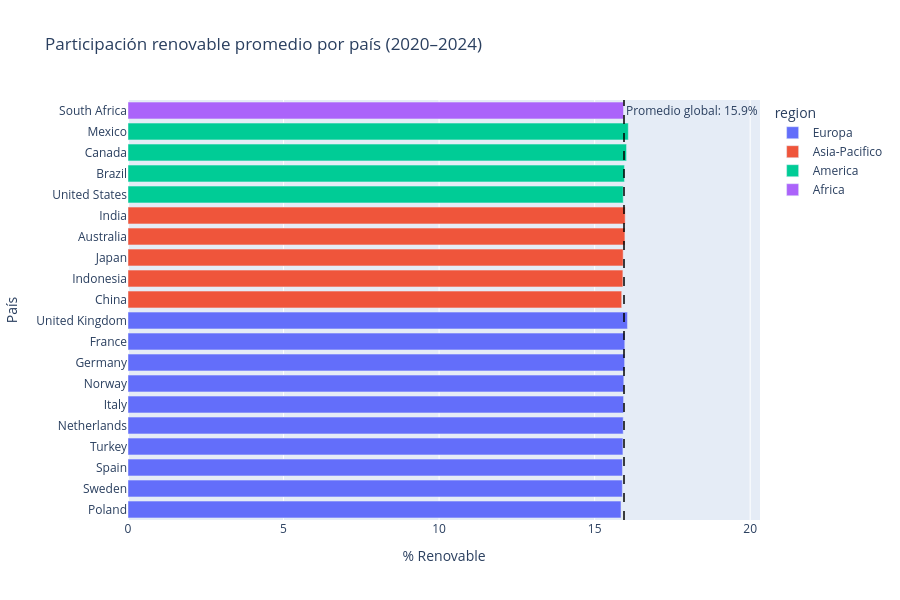

Write notebook code for a chart like this one.
### Code cell
renov = (df.groupby(["country","region"])["renewable_share"]
         .mean().reset_index()
         .sort_values("renewable_share", ascending=True))

media_global = df["renewable_share"].mean()

fig = px.bar(
    renov, x="renewable_share", y="country",
    color="region", orientation="h",
    title="Participación renovable promedio por país (2020–2024)",
    labels={"renewable_share":"% Renovable","country":"País"},
    height=600
)
fig.add_vline(
    x=media_global, line_dash="dash",
    line_color="black", line_width=1.5,
    annotation_text=f"Promedio global: {media_global:.1f}%",
    annotation_position="top right"
)
fig.show()

### Figure 1 — Plotly figure (JSON) as saved in the notebook; plotly's stock layout.template omitted (floating-point values rounded to 4 significant figures)
{"data": [{"hovertemplate": "region=Europa<br>% Renovable=%{x}<br>País=%{y}<extra></extra>", "legendgroup": "Europa", "marker": {"color": "#636efa", "pattern": {"shape": ""}}, "name": "Europa", "orientation": "h", "showlegend": true, "textposition": "auto", "type": "bar", "x": [15.85, 15.89, 15.89, 15.91, 15.92, 15.93, 15.94, 15.96, 15.97, 16.05], "xaxis": "x", "y": ["Poland", "Sweden", "Spain", "Turkey", "Netherlands", "Italy", "Norway", "Germany", "France", "United Kingdom"], "yaxis": "y"}, {"hovertemplate": "region=Asia-Pacifico<br>% Renovable=%{x}<br>País=%{y}<extra></extra>", "legendgroup": "Asia-Pacifico", "marker": {"color": "#EF553B", "pattern": {"shape": ""}}, "name": "Asia-Pacifico", "orientation": "h", "showlegend": true, "textposition": "auto", "type": "bar", "x": [15.87, 15.91, 15.92, 15.97, 15.98], "xaxis": "x", "y": ["China", "Indonesia", "Japan", "Australia", "India"], "yaxis": "y"}, {"hovertemplate": "region=America<br>% Renovable=%{x}<br>País=%{y}<extra></extra>", "legendgroup": "America", "marker": {"color": "#00cc96", "pattern": {"shape": ""}}, "name": "America", "orientation": "h", "showlegend": true, "textposition": "auto", "type": "bar", "x": [15.92, 15.96, 16.03, 16.08], "xaxis": "x", "y": ["United States", "Brazil", "Canada", "Mexico"], "yaxis": "y"}, {"hovertemplate": "region=Africa<br>% Renovable=%{x}<br>País=%{y}<extra></extra>", "legendgroup": "Africa", "marker": {"color": "#ab63fa", "pattern": {"shape": ""}}, "name": "Africa", "orientation": "h", "showlegend": true, "textposition": "auto", "type": "bar", "x": [15.93], "xaxis": "x", "y": ["South Africa"], "yaxis": "y"}], "layout": {"annotations": [{"showarrow": false, "text": "Promedio global: 15.9%", "x": 15.94, "xanchor": "left", "xref": "x", "y": 1, "yanchor": "top", "yref": "y domain"}], "barmode": "relative", "height": 600, "legend": {"title": {"text": "region"}, "tracegroupgap": 0}, "shapes": [{"line": {"color": "black", "dash": "dash", "width": 1.5}, "type": "line", "x0": 15.94, "x1": 15.94, "xref": "x", "y0": 0, "y1": 1, "yref": "y domain"}], "title": {"text": "Participación renovable promedio por país (2020–2024)"}, "xaxis": {"anchor": "y", "domain": [0, 1], "title": {"text": "% Renovable"}}, "yaxis": {"anchor": "x", "domain": [0, 1], "title": {"text": "País"}}}}
